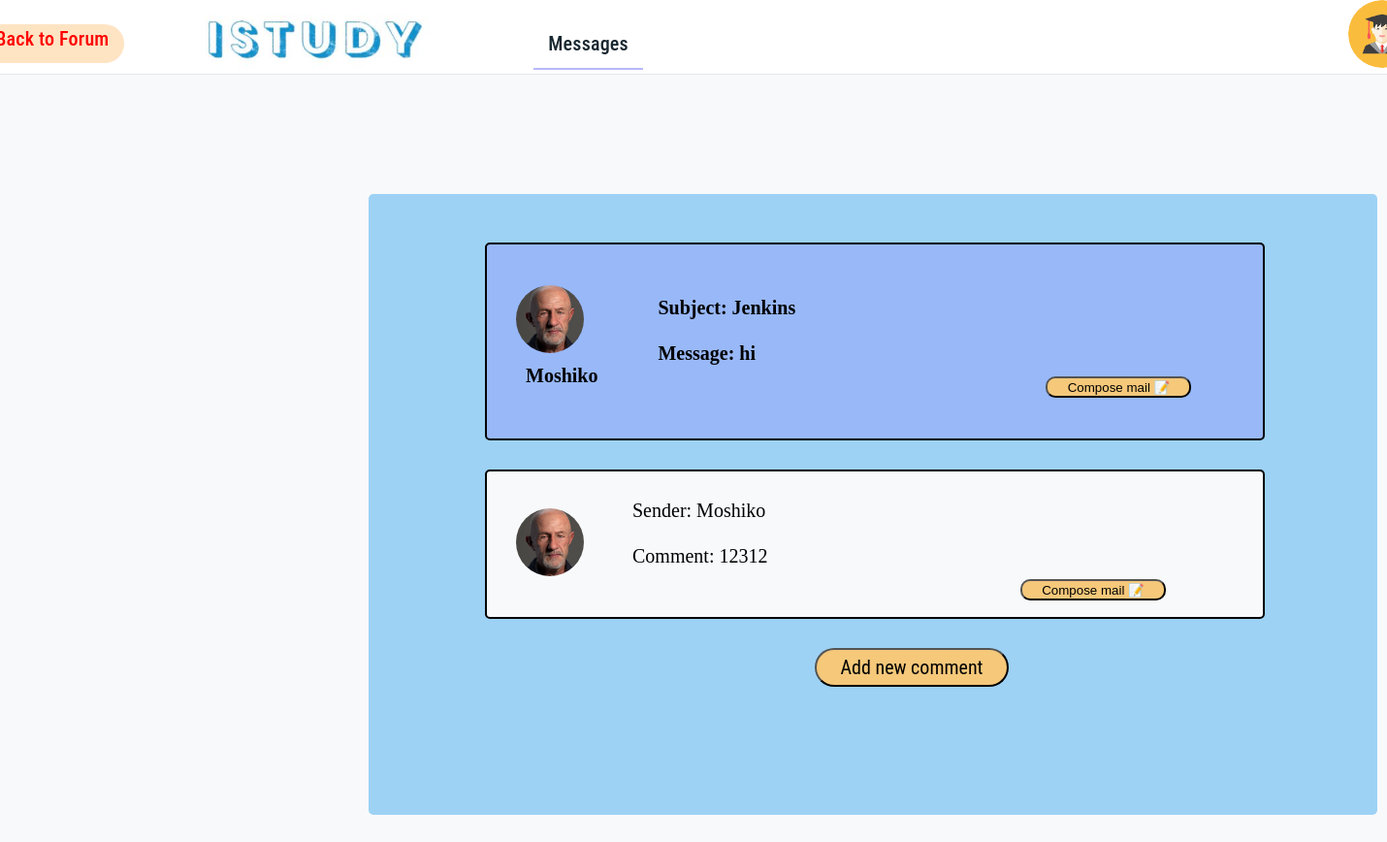
Screenshot of /MessagesPageShow/ariel/Moshiko/Jenkins with the database file from the repository.
### WebIStudy/models.py (models this page shows, shortened)
class User(models.Model):
    user_name = models.CharField(max_length=50)
    password = models.CharField(max_length=50)
    email = models.CharField(max_length=50)
    campus = models.CharField(max_length=50)
    degree = models.CharField(max_length=50)
    study_year = models.CharField(max_length=50)
    picture = models.ImageField(upload_to=filepath,  null=True, blank=True)
    blocked = models.CharField(max_length=50, null=True)
    manager = models.CharField(max_length=50, null=True)
    forum_manage = models.CharField(max_length=50, null=True)

class ForumMessage(models.Model):
    Forum_name = models.CharField(max_length=300)
    Author = models.CharField(max_length=50)
    subject = models.CharField(max_length=50)
    message = models.CharField(max_length=300)
    email = models.CharField(max_length=50,  null=True)

class Comments(models.Model):
    sender = models.CharField(max_length=300)
    subject = models.CharField(max_length=50)
    Author = models.CharField(max_length=50)
    message = models.CharField(max_length=300)
    email = models.CharField(max_length=50,  null=True)
    report = models.CharField(max_length=50,  null=True)

### WebIStudy/views.py (the view)
# urls.py: re_path(r'MessagesPageShow/(?P<oid>[-\w]*)/(?P<Author>[-\w]*)/(?P<Subject>[-\w]*)',UserMessageShowMessages, name='MessagesPage'),
def UserMessageShowMessages(request, oid, Author, Subject):
    user = User.objects.get(user_name = oid)
    forumMessage = ForumMessage.objects.get(Author = Author, subject = Subject)
    comments = Comments.objects.filter(sender = Author, subject = Subject)
    Pictures = User.objects.all()
    return render(request, "HTML/UserMessagePage.html", {'user':user,'comments':comments, 'forumMessage':forumMessage, 'Pictures':Pictures})

### WebIStudy/templates/HTML/UserMessagePage.html (shortened to what this page needs)
{% load static %}
<!DOCTYPE html>
<html lang="en" dir="ltr">
  <head>
    <link rel="stylesheet" href="{% static 'CSS/UserMessagePage.css' %}">
  </head>
  <body>
    <nav>
      <div class="Menu">
        <a href="{% url 'WebIStudy:Forums' user.user_name %}"><button class="back_to_forum">Back to Forum</button></a>
        <img src="{% static 'Pictures/Istudy_Logo.JPG' %}" alt="logi" class="logo_image">
        <a href=""><button class="forums_button">Messages</button></a>
        <button class="user_botton" onclick="Menu()"></button>
      </div>
    </nav>
    <div class="container">
      <div  class="entrance2">
        {% for j in Pictures %}
        {% if j.user_name == forumMessage.Author %}
        <div class="First">
          <img src="{{j.picture.url}}" alt="" class="UserImage">
          <label  for="" style="margin-left: 40px;">{{forumMessage.Author}}</label>
        </div>
        {% endif %}
      {% endfor %}
        <div class="MiddleDiv">
          <label  for="">Subject: {{forumMessage.subject}}</label>
          <label  for="">Message: {{forumMessage.message}}</label>
          <button class="contact_Button">Compose mail &#128221;</button>
        </div>
      </div>
      {% for i in comments %}
      <div class="entrance">
        {% for j in Pictures %}
        {% if j.user_name == i.Author %}
        <div>
          <img src="{{j.picture.url}}" alt="" class="UserImage">
        </div>
        {% endif %}
      {% endfor %}
      <div class="MiddleDiv">
        <label class="subject" for="">Sender: {{i.Author}}</label>
        <label class="sender" for="">Comment: {{i.message}}</label>
        <button class="contact_Button">Compose mail &#128221;</button>
      </div>
      </div>
     {% endfor %}
      <button id="addButton" type="button" name="button">Add new comment</button>
    </div>
    {% load static %}
  </body>
</html>

### WebIStudy/static/CSS/UserMessagePage.css (style rules this page uses)
body { min-height: 946px; max-width: 1920px; background-color: #f8f9fb; margin: 0px; display: flex; flex-direction: column; }
nav { position: fixed; height: 8%; width: 100%; background-color: white; border-bottom: 1px solid #e2e7ea; display: flex; flex-direction: row; justify-content: center; }
.Menu { position: fixed; height: 8%; width: 65%; background-color: white; }
.logo_image { position: absolute; object-fit: cover; max-height: 70px; max-width: 500px; margin-top: 4px; margin-left: -60px; }
.forums_button { cursor: pointer; position: absolute; font-size: 20px; font-weight: bolder; line-height: 30px; color: #182730; font-weight: 500; padding: 0 15px; border-style: none; letter-spacing: .01em; border-bottom: 2px solid rgb(184, 184, 252); margin-top: 30px; margin-left: 300px; padding-bottom: 10px; background-color: white; font-family: 'Roboto Condensed', sans-serif; }
.user_botton { cursor: pointer; object-fit: cover; position: absolute; background-image: url("user.JPG") ; border-radius: 100%; border-style: none; background-size: cover; height: 70px; width: 70px; margin-left: 1140px; }
.container { border-style:none; border-width: 3px; position:relative; height:600px; width:800px; overflow: scroll; top:200px; left:500px; background-color: #9dd2f5; border-radius: 10px; }
.entrance { position: relative; border-style:solid; border-width: 2px; width:800px; height:150px; margin-left:100px; margin-top:30px; background-color: #f8f9fb; border-radius: 5px; display: flex; flex-direction: row; justify-content: flex-start; align-items: center; }
.subject { font-size: 20px; top:10px; left:50px; }
.sender { font-size: 20px; top:45px; left:-24px; }
#addButton { position: relative; margin-top: 30px; left:300px; height:40px; width:200px; font-family: 'Roboto Condensed', sans-serif; font-size: 20px; border-radius: 20px; background-color: #F5C87A; cursor: pointer; margin-left:140px; }
.back_to_forum { cursor: pointer; background-color: bisque; border-radius: 20px; text-align: center; position: absolute; font-size: 20px; font-weight: bolder; line-height: 30px; color: red; font-weight: 500; padding: 0 15px; border-style: none; letter-spacing: .01em; border-bottom: 2px solid rgb(184, 184, 252); top:25px; left:-270px; padding-bottom: 10px; font-family: 'Roboto Condensed', sans-serif; border-style: none; }
.MiddleDiv { position:relative; margin-left: 50px; display: flex; flex-direction: column; justify-content: space-evenly; }
.First { display: flex; flex-direction: column; justify-content: space-evenly; }
.entrance2 { position: relative; border-style:solid; border-width: 2px; width:800px; height:200px; margin-left:100px; margin-top:30px; background-color: #98b8f8; border-radius: 5px; font-size: 20px; font-weight: bold; display: flex; flex-direction: row; justify-content: flex-start; align-items: center; }
label { padding: 12px 12px 12px 0; display: inline-block; }
.container { border-radius: 5px; width: 1000px; padding: 20px; margin-left: -120px; }
.contact_Button { position:relative; left:400px; cursor:pointer; width:150px; height:22px; background-color: #F5C87A; border-radius: 10px; }

### rows the page displays
User: picture (picture)
ForumMessage: Author "Moshiko", subject "Jenkins", message "hi"
Comments: Author "Moshiko", message "12312"
